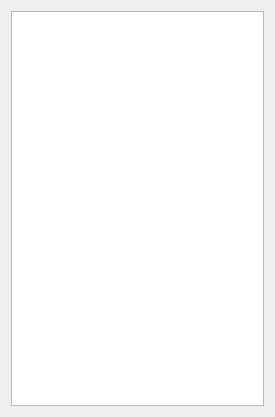
<?xml version="1.0" encoding="UTF-8"?>
<ui version="4.0">
 <class>WMainDeskFilterList</class>
 <widget class="QDialog" name="WMainDeskFilterList">
  <property name="geometry">
   <rect>
    <x>0</x>
    <y>0</y>
    <width>275</width>
    <height>417</height>
   </rect>
  </property>
  <property name="windowTitle">
   <string>Dialog</string>
  </property>
  <layout class="QVBoxLayout" name="verticalLayout">
   <item>
    <widget class="QListWidget" name="lstValues">
     <property name="editTriggers">
      <set>QAbstractItemView::NoEditTriggers</set>
     </property>
     <property name="selectionMode">
      <enum>QAbstractItemView::NoSelection</enum>
     </property>
    </widget>
   </item>
  </layout>
 </widget>
 <resources/>
 <connections/>
</ui>
